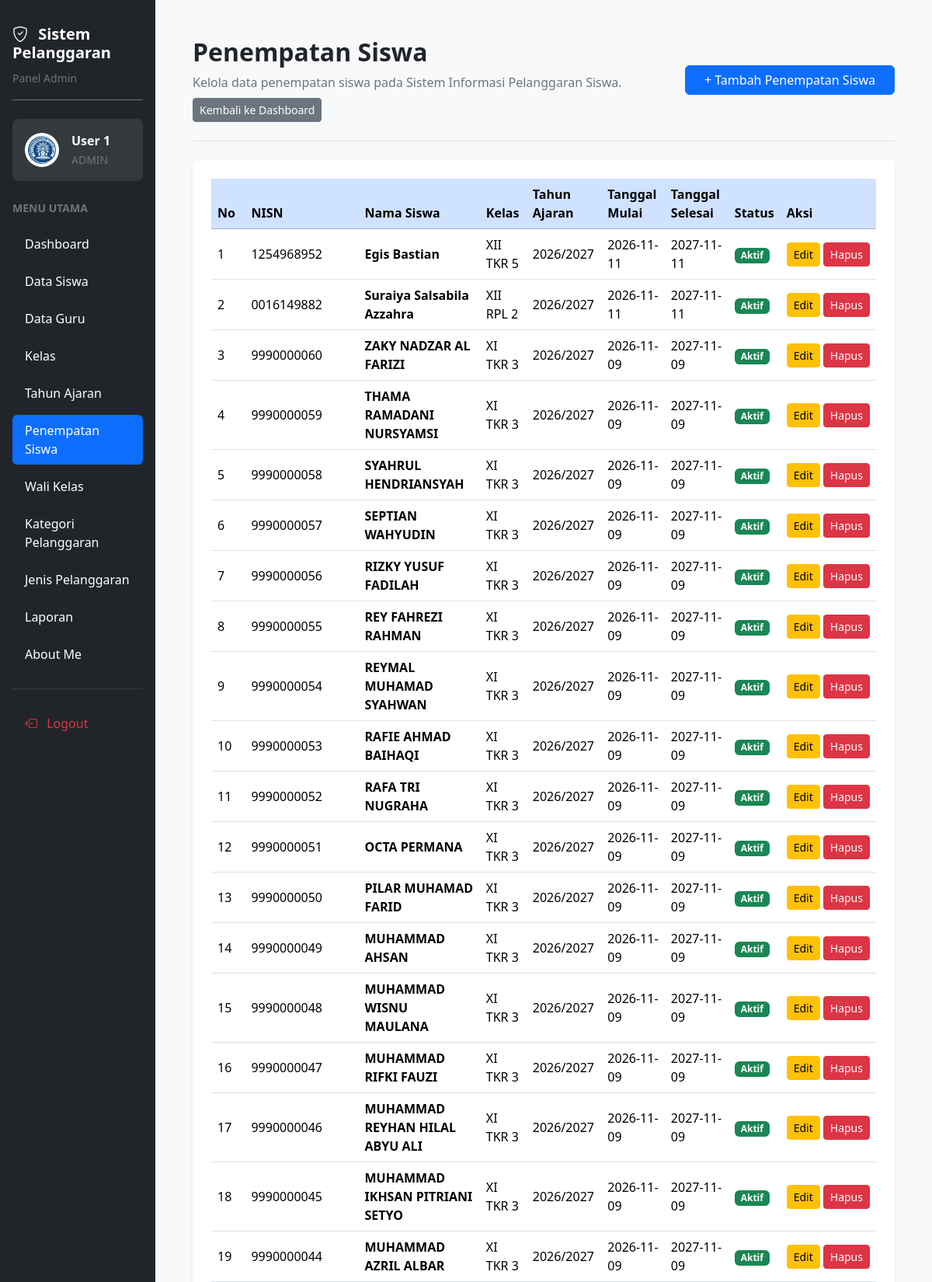
The app's page /penempatan_siswa.php (signed in, upper part) with its own data.
### tables this page shows
CREATE TABLE `t_kelas_siswa` (
  `id` int(11) NOT NULL,
  `siswa_id` int(11) NOT NULL,
  `tahun_ajaran_id` int(11) NOT NULL,
  `kelas_id` int(11) NOT NULL,
  `tanggal_mulai` date NOT NULL,
  `tanggal_selesai` date NOT NULL,
  `status_aktif` tinyint(1) NOT NULL,
  `created_at` timestamp NOT NULL DEFAULT current_timestamp(),
  `updated_at` timestamp NOT NULL DEFAULT current_timestamp()
);

CREATE TABLE `t_siswa` (
  `id` int(11) NOT NULL,
  `nis` varchar(30) NOT NULL,
  `nisn` varchar(20) NOT NULL,
  `nama` varchar(150) NOT NULL,
  `jenis_kelamin` char(5) NOT NULL,
  `tanggal_lahir` date NOT NULL,
  `alamat` text NOT NULL,
  `status_aktif` tinyint(1) NOT NULL,
  `created_at` timestamp NULL DEFAULT current_timestamp(),
  `updated_at` timestamp NULL DEFAULT current_timestamp()
);

CREATE TABLE `t_kelas` (
  `id` int(11) NOT NULL,
  `nama` varchar(100) NOT NULL,
  `tingkat` varchar(20) NOT NULL,
  `jurusan` varchar(100) NOT NULL,
  `status_aktif` tinyint(1) NOT NULL,
  `created_at` timestamp NULL DEFAULT current_timestamp(),
  `updated_at` timestamp NULL DEFAULT current_timestamp()
);

CREATE TABLE `t_tahun_ajaran` (
  `id` int(11) NOT NULL,
  `nama` varchar(20) NOT NULL,
  `tanggal_mulai` date NOT NULL,
  `tanggal_selesai` date NOT NULL,
  `status_aktif` tinyint(1) NOT NULL,
  `created_at` timestamp NOT NULL DEFAULT current_timestamp(),
  `updated_at` timestamp NOT NULL DEFAULT current_timestamp()
);

### penempatan_siswa.php (the view, shortened to what this page needs)
<?php
require_once __DIR__ . "/config/koneksi.php";
function aman($nilai) {
    return htmlspecialchars((string)($nilai ?? ''), ENT_QUOTES, 'UTF-8');
}
$query_penempatan = mysqli_query($koneksi, "
    SELECT
        ks.id,
        ks.siswa_id,
        s.nisn,
        s.nama AS nama_siswa,
        ks.kelas_id,
        k.nama AS nama_kelas,
        ks.tahun_ajaran_id,
        ta.nama AS nama_tahun_ajaran,
        ks.tanggal_mulai,
        ks.tanggal_selesai,
        ks.status_aktif
    FROM t_kelas_siswa ks
    LEFT JOIN t_siswa s
        ON ks.siswa_id = s.id
    LEFT JOIN t_kelas k
        ON ks.kelas_id = k.id
    LEFT JOIN t_tahun_ajaran ta
        ON ks.tahun_ajaran_id = ta.id
    ORDER BY ks.id DESC
");
$data_penempatan = [];
while ($row = mysqli_fetch_assoc($query_penempatan)) {
    $data_penempatan[] = $row;
}
$nama = htmlspecialchars(
    $_SESSION['name'] ?? 'Pengguna',
    ENT_QUOTES,
    'UTF-8'
);
?>
<!DOCTYPE html>
<html lang="id">
<head>
    <link href="https://cdn.jsdelivr.net/npm/bootstrap@5.3.3/dist/css/bootstrap.min.css" rel="stylesheet">
    <link href="https://cdn.jsdelivr.net/npm/bootstrap-icons@1.11.3/font/bootstrap-icons.min.css" rel="stylesheet">
    <link href="https://cdn.datatables.net/2.3.4/css/dataTables.bootstrap5.min.css" rel="stylesheet">
</head>
<body class="bg-light">
<div class="container-fluid">
    <div class="row">
        <aside class="col-12 col-md-3 col-lg-2 bg-dark min-vh-100 p-3">
            <div class="text-white mb-4 pt-3 pb-3 border-bottom border-secondary">
                <h5 class="fw-bold mb-2">
                    <i class="bi bi-shield-check me-2"></i>
                    Sistem Pelanggaran
                </h5>
                <small class="text-secondary">Panel Admin</small>
            </div>
            <div class="bg-secondary bg-opacity-25 rounded-3 p-3 mb-4">
                <div class="d-flex align-items-center gap-3">
                    <img
                        src="logo.png"
                        alt="Logo Aplikasi"
                        width="44"
                        height="44"
                        class="rounded-circle bg-white p-1"
                    >
                    <div class="text-white text-break">
                        <div class="fw-semibold">
                            <?= $nama; ?>
                        </div>
                        <small class="text-secondary">ADMIN</small>
                    </div>
                </div>
            </div>
            <div class="text-secondary small fw-semibold mb-3">
                MENU UTAMA
            </div>
            <ul class="nav nav-pills flex-column gap-2">
                <li class="nav-item">
                    <a href="dashboard.php" class="nav-link text-white rounded-2 py-2 px-3">
                        Dashboard
                    </a>
                </li>
                <li class="nav-item">
                    <a href="siswa.php" class="nav-link text-white rounded-2 py-2 px-3">
                        Data Siswa
                    </a>
                </li>
                <li class="nav-item">
                    <a href="guru.php" class="nav-link text-white rounded-2 py-2 px-3">
                        Data Guru
                    </a>
                </li>
                <li class="nav-item">
                    <a href="kelas.php" class="nav-link text-white rounded-2 py-2 px-3">
                        Kelas
                    </a>
                </li>
                <li class="nav-item">
                    <a href="tahun_ajaran.php" class="nav-link text-white rounded-2 py-2 px-3">
                        Tahun Ajaran
                    </a>
                </li>
                <li class="nav-item">
                    <a href="penempatan_siswa.php" class="nav-link active rounded-2 py-2 px-3" aria-current="page">
                        Penempatan Siswa
                    </a>
                </li>
                <li class="nav-item">
                    <a href="wali_kelas.php" class="nav-link text-white rounded-2 py-2 px-3">
                        Wali Kelas
                    </a>
                </li>
                <li class="nav-item">
                    <a href="kategori_pelanggaran.php" class="nav-link text-white rounded-2 py-2 px-3">
                        Kategori Pelanggaran
                    </a>
                </li>
                <li class="nav-item">
                    <a href="jenis_pelanggaran.php" class="nav-link text-white rounded-2 py-2 px-3">
                        Jenis Pelanggaran
                    </a>
                </li>
                <li class="nav-item">
                    <a href="laporan.php" class="nav-link text-white rounded-2 py-2 px-3">
                        Laporan
                    </a>
                </li>
                <li class="nav-item">
                    <a href="abautme.php" class="nav-link text-white rounded-2 py-2 px-3">
                        About Me
                    </a>
                </li>
            </ul>
            <hr class="border-secondary my-4">
            <a href="logout.php" class="nav-link text-danger rounded-2 py-2 px-3">
                <i class="bi bi-box-arrow-left me-2"></i>
                Logout
            </a>
        </aside>
        <main class="col-12 col-md-9 col-lg-10 p-3 p-lg-5">
            <div class="d-flex flex-wrap justify-content-between align-items-center gap-3 mb-4 pb-4 border-bottom">
                <div>
                    <h2 class="fw-bold mb-2">
                        Penempatan Siswa
                    </h2>
                    <p class="text-secondary mb-2">
                        Kelola data penempatan siswa pada Sistem Informasi Pelanggaran Siswa.
                    </p>
                    <a href="dashboard.php" class="btn btn-secondary btn-sm rounded-1">
                        Kembali ke Dashboard
                    </a>
                </div>
                <a href="tambah_penempatan_siswa.php" class="btn btn-primary rounded-2 px-4">
                    + Tambah Penempatan Siswa
                </a>
            </div>
            <div class="card border-0 shadow-sm rounded-3">
                <div class="card-body p-3 p-lg-4">
                    <div class="table-responsive">
                        <table id="tabelPenempatan" class="table table-hover align-middle">
                            <thead>
                                <tr class="table-primary">
                                    <th>No</th>
                                    <th>NISN</th>
                                    <th>Nama Siswa</th>
                                    <th>Kelas</th>
                                    <th>Tahun Ajaran</th>
                                    <th>Tanggal Mulai</th>
                                    <th>Tanggal Selesai</th>
                                    <th>Status</th>
                                    <th>Aksi</th>
                                </tr>
                            </thead>
                            <tbody>
                                <?php $no = 1; ?>
                                <?php foreach ($data_penempatan as $row): ?>
                                    <tr>
                                        <td>
                                            <?= $no++; ?>
                                        </td>
                                        <td>
                                            <?= aman($row['nisn'] ?? '-'); ?>
                                        </td>
                                        <td>
                                            <strong>
                                                <?= aman($row['nama_siswa'] ?? '-'); ?>
                                            </strong>
                                        </td>
                                        <td>
                                            <?= aman($row['nama_kelas'] ?? '-'); ?>
                                        </td>
                                        <td>
                                            <?= aman($row['nama_tahun_ajaran'] ?? '-'); ?>
                                        </td>
                                        <td>
                                            <?= aman($row['tanggal_mulai'] ?? '-'); ?>
                                        </td>
                                        <td>
                                            <?= aman($row['tanggal_selesai'] ?? '-'); ?>
                                        </td>
                                        <td>
                                            <?php if ((int)($row['status_aktif'] ?? 0) === 1): ?>
                                                <span class="badge bg-success">
                                                    Aktif
                                                </span>
                                            <?php else: ?>
                                                <span class="badge bg-secondary">
                                                    Tidak Aktif
                                                </span>
                                            <?php endif; ?>
                                        </td>
                                        <td>
                                            <div class="d-flex gap-1">
                                                <a
                                                    href="edit_penempatan_siswa.php?id=<?= (int)$row['id']; ?>"
                                                    class="btn btn-warning btn-sm"
                                                >
                                                    Edit
                                                </a>
                                                <a
                                                    href="hapus_penempatan_siswa.php?id=<?= (int)$row['id']; ?>"
                                                    class="btn btn-danger btn-sm"
                                                    onclick="return confirm('Yakin ingin menghapus data penempatan siswa ini?')"
                                                >
                                                    Hapus
                                                </a>
                                            </div>
                                        </td>
                                    </tr>
                                <?php endforeach; ?>
                            </tbody>
                        </table>
                    </div>
                </div>
            </div>
        </main>
    </div>
</div>
</body>
</html>

### records on screen
t_kelas_siswa: siswa.nisn "1254968952", siswa.nama "Egis Bastian", kelas.nama "XII TKR 5", tahun_ajaran.nama "2026/2027", tanggal_mulai "2026-11-11", tanggal_selesai "2027-11-11", status_aktif "Aktif"
t_kelas_siswa: siswa.nisn "0016149882", siswa.nama "Suraiya Salsabila Azzahra", kelas.nama "XII RPL 2", tahun_ajaran.nama "2026/2027", tanggal_mulai "2026-11-11", tanggal_selesai "2027-11-11", status_aktif "Aktif"
t_kelas_siswa: siswa.nisn "9990000060", siswa.nama "ZAKY NADZAR AL FARIZI", kelas.nama "XI TKR 3", tahun_ajaran.nama "2026/2027", tanggal_mulai "2026-11-09", tanggal_selesai "2027-11-09", status_aktif "Aktif"
t_kelas_siswa: siswa.nisn "9990000059", siswa.nama "THAMA RAMADANI NURSYAMSI", kelas.nama "XI TKR 3", tahun_ajaran.nama "2026/2027", tanggal_mulai "2026-11-09", tanggal_selesai "2027-11-09", status_aktif "Aktif"
t_kelas_siswa: siswa.nisn "9990000058", siswa.nama "SYAHRUL HENDRIANSYAH", kelas.nama "XI TKR 3", tahun_ajaran.nama "2026/2027", tanggal_mulai "2026-11-09", tanggal_selesai "2027-11-09", status_aktif "Aktif"
t_kelas_siswa: siswa.nisn "9990000057", siswa.nama "SEPTIAN WAHYUDIN", kelas.nama "XI TKR 3", tahun_ajaran.nama "2026/2027", tanggal_mulai "2026-11-09", tanggal_selesai "2027-11-09", status_aktif "Aktif"
t_kelas_siswa: siswa.nisn "9990000056", siswa.nama "RIZKY YUSUF FADILAH", kelas.nama "XI TKR 3", tahun_ajaran.nama "2026/2027", tanggal_mulai "2026-11-09", tanggal_selesai "2027-11-09", status_aktif "Aktif"
t_kelas_siswa: siswa.nisn "9990000055", siswa.nama "REY FAHREZI RAHMAN", kelas.nama "XI TKR 3", tahun_ajaran.nama "2026/2027", tanggal_mulai "2026-11-09", tanggal_selesai "2027-11-09", status_aktif "Aktif"
t_kelas_siswa: siswa.nisn "9990000054", siswa.nama "REYMAL MUHAMAD SYAHWAN", kelas.nama "XI TKR 3", tahun_ajaran.nama "2026/2027", tanggal_mulai "2026-11-09", tanggal_selesai "2027-11-09", status_aktif "Aktif"
t_kelas_siswa: siswa.nisn "9990000053", siswa.nama "RAFIE AHMAD BAIHAQI", kelas.nama "XI TKR 3", tahun_ajaran.nama "2026/2027", tanggal_mulai "2026-11-09", tanggal_selesai "2027-11-09", status_aktif "Aktif"
t_kelas_siswa: siswa.nisn "9990000052", siswa.nama "RAFA TRI NUGRAHA", kelas.nama "XI TKR 3", tahun_ajaran.nama "2026/2027", tanggal_mulai "2026-11-09", tanggal_selesai "2027-11-09", status_aktif "Aktif"
t_kelas_siswa: siswa.nisn "9990000051", siswa.nama "OCTA PERMANA", kelas.nama "XI TKR 3", tahun_ajaran.nama "2026/2027", tanggal_mulai "2026-11-09", tanggal_selesai "2027-11-09", status_aktif "Aktif"
t_kelas_siswa: siswa.nisn "9990000050", siswa.nama "PILAR MUHAMAD FARID", kelas.nama "XI TKR 3", tahun_ajaran.nama "2026/2027", tanggal_mulai "2026-11-09", tanggal_selesai "2027-11-09", status_aktif "Aktif"
t_kelas_siswa: siswa.nisn "9990000049", siswa.nama "MUHAMMAD AHSAN", kelas.nama "XI TKR 3", tahun_ajaran.nama "2026/2027", tanggal_mulai "2026-11-09", tanggal_selesai "2027-11-09", status_aktif "Aktif"
t_kelas_siswa: siswa.nisn "9990000048", siswa.nama "MUHAMMAD WISNU MAULANA", kelas.nama "XI TKR 3", tahun_ajaran.nama "2026/2027", tanggal_mulai "2026-11-09", tanggal_selesai "2027-11-09", status_aktif "Aktif"
t_kelas_siswa: siswa.nisn "9990000047", siswa.nama "MUHAMMAD RIFKI FAUZI", kelas.nama "XI TKR 3", tahun_ajaran.nama "2026/2027", tanggal_mulai "2026-11-09", tanggal_selesai "2027-11-09", status_aktif "Aktif"
t_kelas_siswa: siswa.nisn "9990000046", siswa.nama "MUHAMMAD REYHAN HILAL ABYU ALI", kelas.nama "XI TKR 3", tahun_ajaran.nama "2026/2027", tanggal_mulai "2026-11-09", tanggal_selesai "2027-11-09", status_aktif "Aktif"
t_kelas_siswa: siswa.nisn "9990000045", siswa.nama "MUHAMMAD IKHSAN PITRIANI SETYO", kelas.nama "XI TKR 3", tahun_ajaran.nama "2026/2027", tanggal_mulai "2026-11-09", tanggal_selesai "2027-11-09", status_aktif "Aktif"
t_kelas_siswa: siswa.nisn "9990000044", siswa.nama "MUHAMMAD AZRIL ALBAR", kelas.nama "XI TKR 3", tahun_ajaran.nama "2026/2027", tanggal_mulai "2026-11-09", tanggal_selesai "2027-11-09", status_aktif "Aktif"

### other values on screen
$nama "User 1"
